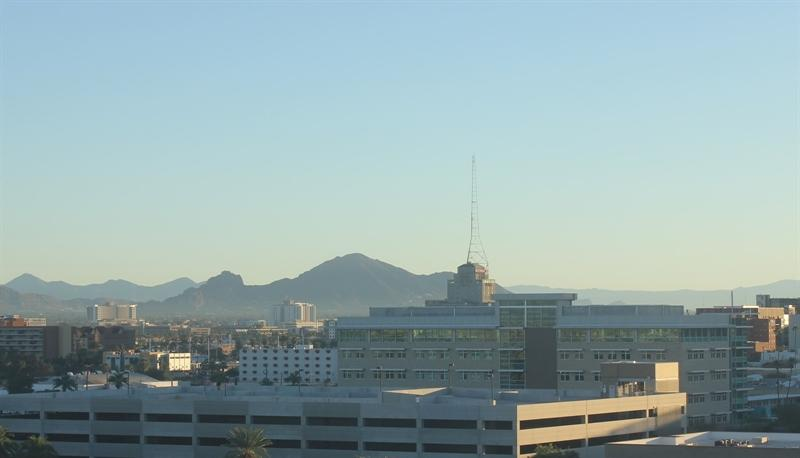
#> input picture HW3/images/20151101_142050.jpg, 800 x 458 px; its folder holds only this picture in this run
$ python main.py
#> lines starting #> are read from the running program, lines starting #| are printed output that depends on the picture; after the words box and inside, x2 and y2 are one past the last pixel; in counts of white or black regions, pixels touching at a corner belong together
#> further down, img is the input picture: shape (458, 800, 3); mean B, G, R 170.2, 168.7, 147.2
import numpy as np
import cv2 as cv

from pathlib import Path


def harris_method(image):
    gray = cv.cvtColor(image, cv.COLOR_BGR2GRAY)
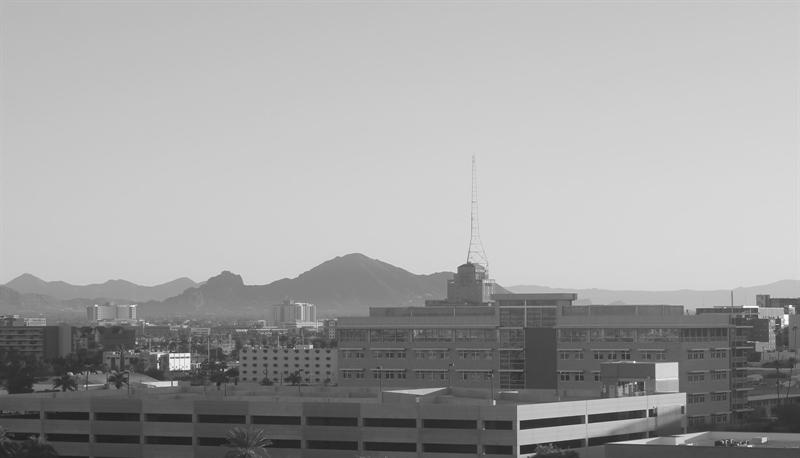
#> gray: shape (458, 800); min 27, max 253, mean 162.5

    gray = np.float32(gray)
    dst = cv.cornerHarris(gray, 2, 3, 0.06)
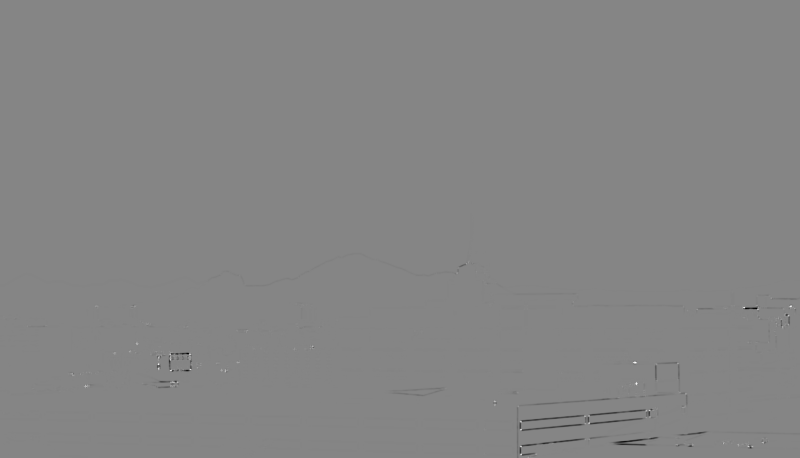
#> dst: shape (458, 800) float32; min -27645988, max 25345668, mean -41115.5; drawn with min black and max white

    dst = cv.dilate(dst, None)
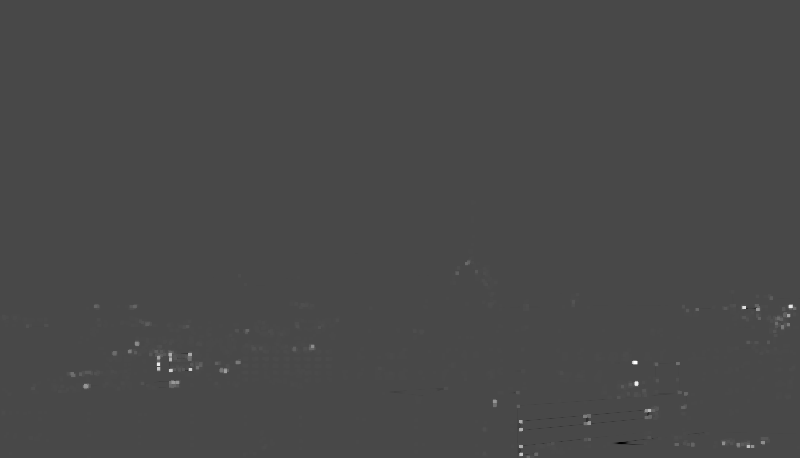
#> dst: shape (458, 800) float32; min -10126834, max 25345668, mean 33570.2; drawn with min black and max white

    image[dst > 0.01 * dst.max()] = [0, 0, 255]
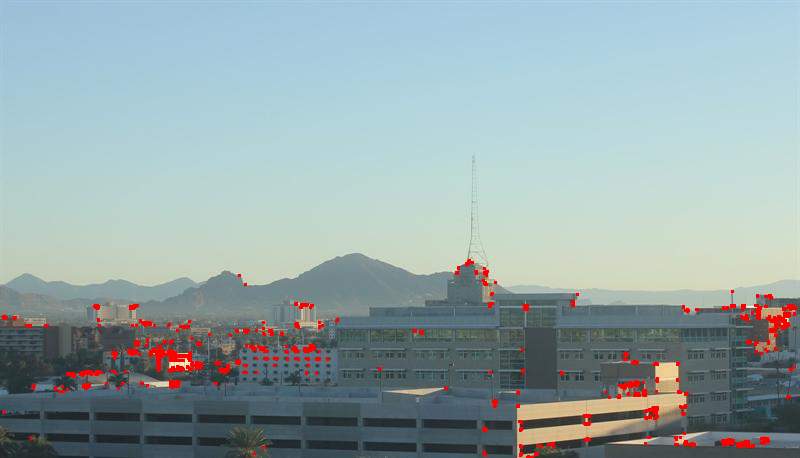
#> image: shape (458, 800, 3); 1.45% of pixels changed, all inside (x1, y1, x2, y2) = (2, 259, 797, 458)
    return image


def improved_harris(image):
    gray = cv.cvtColor(image, cv.COLOR_BGR2GRAY)

    corners = cv.goodFeaturesToTrack(gray, 300, 0.06, 4)
#> corners = 300 rows, first 8: [790, 306], [170, 369], [635, 383], [588, 422], [520, 421], [520, 453], [189, 354], [520, 446]
    corners = np.intp(corners)

    for i in corners:
        x, y = i.ravel()
        cv.circle(image, (x, y), 3, 255, -1)
#> this loop made 300 passes
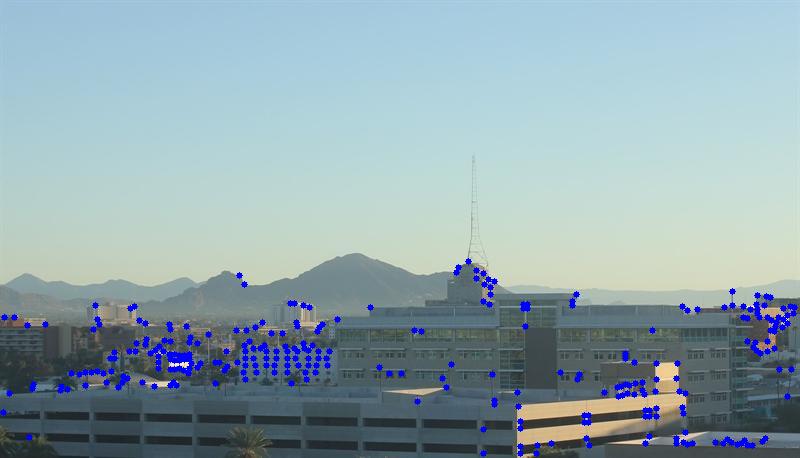
#> image: shape (458, 800, 3); 2.27% of pixels changed, all inside (x1, y1, x2, y2) = (0, 258, 798, 457)

    return image


def sift_method(image):
    gray = cv.cvtColor(image, cv.COLOR_BGR2GRAY)

    sift = cv.SIFT_create()
    kps = sift.detect(gray, None)
#> kps = 692 keypoints; strongest (x, y, size): (790, 306, 2.2), (181, 362, 13.3), (188, 354, 2.6), (594, 418, 6.9)

    for kp in kps:
        (x, y) = kp.pt
        cv.circle(image, (round(x), round(y)), 3, (0, 255, 0), -1)
#> this loop made 692 passes
#> (kp, x, y) on passes 1 to 3: (keypoint at (5.3, 392.1), size 3.4, 5.32, 392.1), (keypoint at (7.6, 439.6), size 2.7, 7.57, 439.6), (keypoint at (8.7, 363.6), size 1.8, 8.68, 363.6)
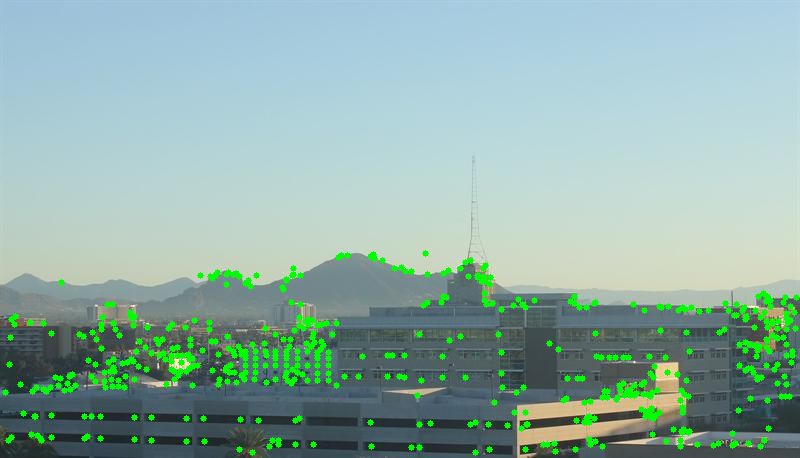
#> image: shape (458, 800, 3); 4.03% of pixels changed, all inside (x1, y1, x2, y2) = (2, 250, 800, 456)

    return image


if __name__ == '__main__':
    folder = Path('images')
    output_folder = Path('output')
    # filename = "20151101_125056.jpg"

    for file in folder.iterdir():

        img = cv.imread(str(file))

        # moravec_method(img.copy())
        harris = harris_method(img.copy())
        cv.imwrite(str(output_folder / ("harris_" + file.name)), harris)

        shi = improved_harris(img.copy())
        cv.imwrite(str(output_folder / ("shi_tomasi_" + file.name)), shi)

        sift = sift_method(img.copy())
        cv.imwrite(str(output_folder / ("sift_" + file.name)), sift)

$ run again, on HW3/images/20151102_074127.jpg
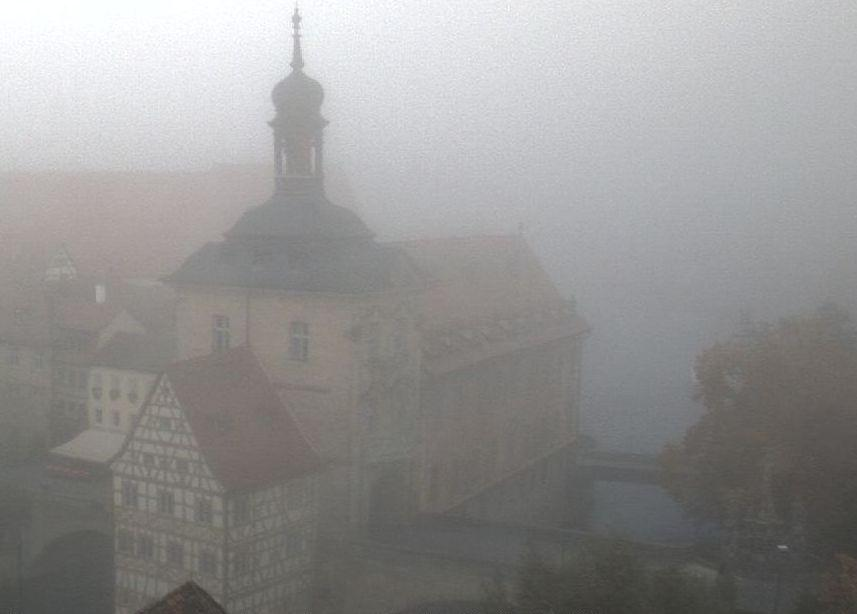
#> input picture HW3/images/20151102_074127.jpg, 857 x 614 px
#> img is the input picture: shape (614, 857, 3); mean B, G, R 146.8, 147.5, 148.6
#> corners = 300 rows, first 8: [778, 546], [786, 547], [296, 8], [293, 27], [300, 35], [299, 23], [300, 18], [290, 64]
#> the loop in improved_harris, `for i in corners:` made 300 passes
#> after the loop in improved_harris, `for i in corners:`:
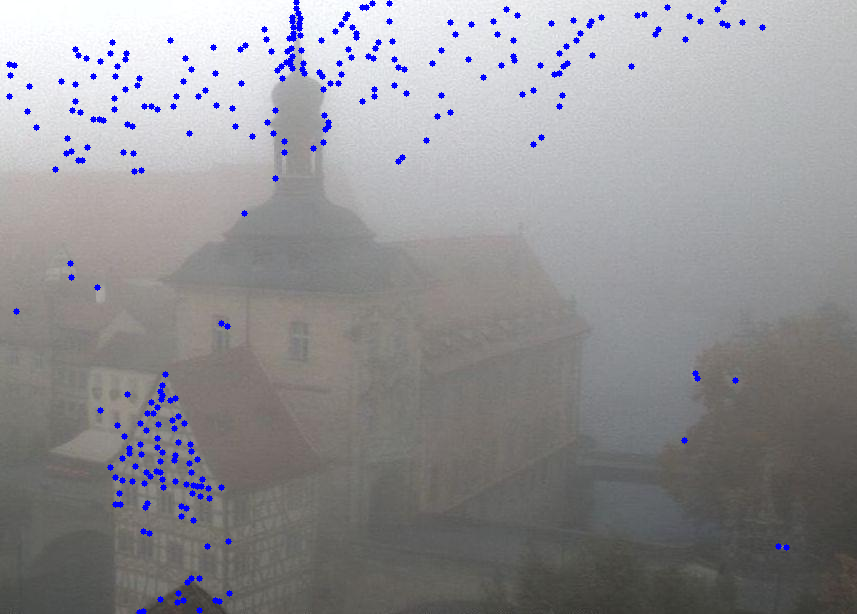
#> image: shape (614, 857, 3); 1.61% of pixels changed, all inside (x1, y1, x2, y2) = (6, 0, 790, 614)
#> kps = 21 keypoints; strongest (x, y, size): (298, 107, 43), (296, 19, 6.9), (784, 547, 2.2), (297, 10, 2.5)
#> the loop in sift_method, `for kp in kps:` made 21 passes
#> (kp, x, y) on passes 1 to 8: (keypoint at (217.7, 600.2), size 3.7, 217.7, 600.2), (keypoint at (271.6, 123.7), size 4.8, 271.6, 123.7), (keypoint at (271.6, 123.7), size 4.8, 271.6, 123.7), (keypoint at (291.8, 221.5), size 117.2, 291.8, 221.5), (keypoint at (291.9, 24), size 2.4, 291.9, 23.97), (keypoint at (296.1, 27), size 4.2, 296.1, 26.96), (keypoint at (296.2, 18.9), size 6.9, 296.2, 18.91), (keypoint at (296.2, 18.9), size 6.9, 296.2, 18.91)
#> after the loop in sift_method, `for kp in kps:`:
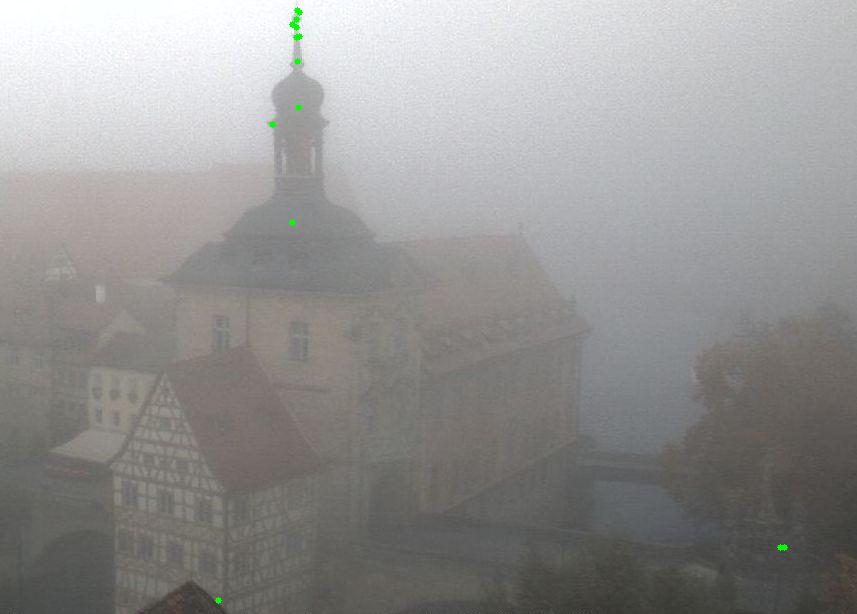
#> image: shape (614, 857, 3); 0.07% of pixels changed, all inside (x1, y1, x2, y2) = (215, 7, 788, 604)
